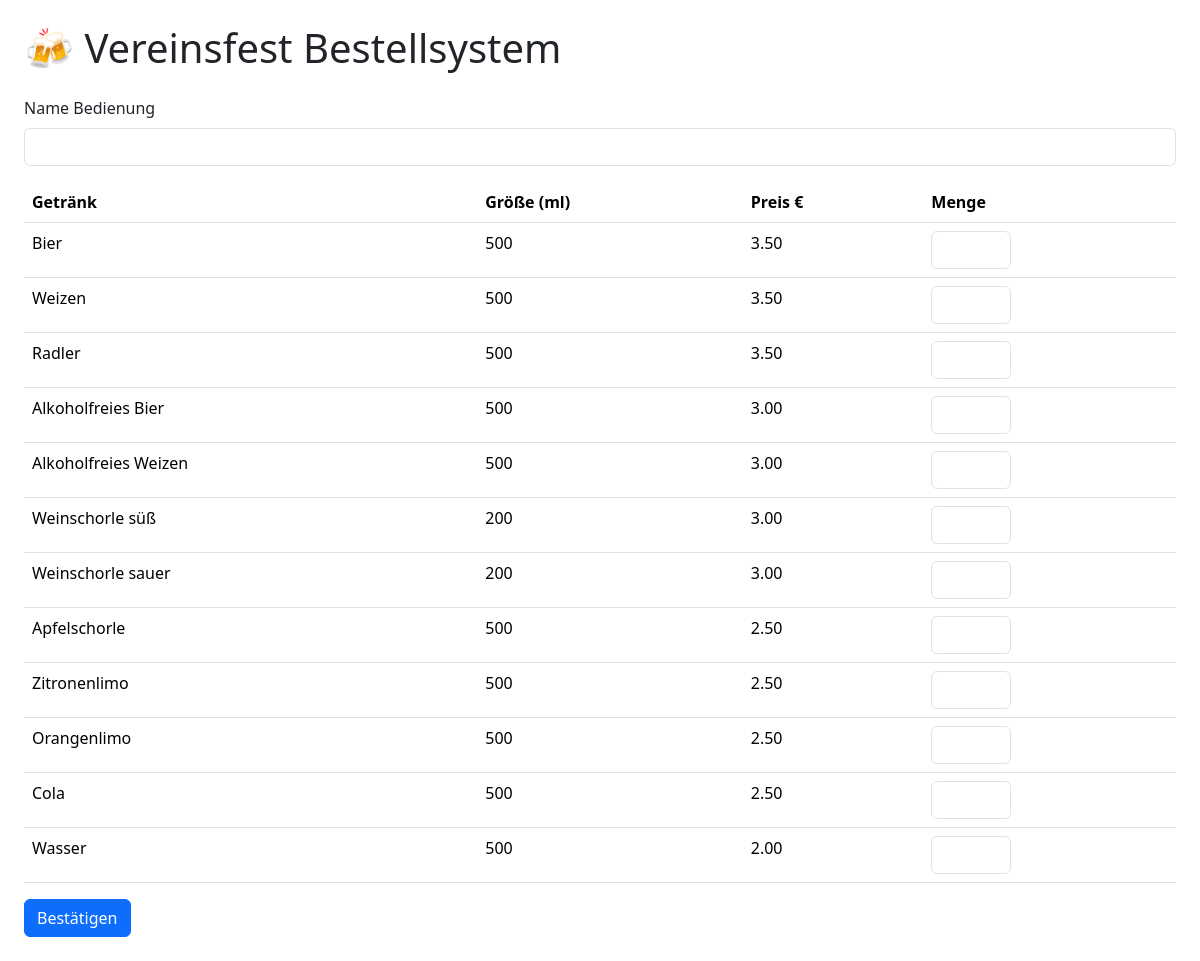
The page / on the database its author committed.
### app.py (models this page shows)
class Drink(db.Model):
    id       = db.Column(db.Integer, primary_key=True)
    name     = db.Column(db.String(40), nullable=False)
    size_ml  = db.Column(db.Integer, nullable=False)
    price    = db.Column(db.Numeric(5, 2), nullable=False)

### app.py (the view, shortened to what this page needs)
@app.route('/', methods=['GET', 'POST'])
def order():
    drinks = Drink.query.all()
    return render_template('order.html', drinks=drinks)

### templates/order.html (shortened to what this page needs)
{% extends "layout.html" %}
{% block content %}
<form method="post">
  <div class="mb-3">
    <label class="form-label">Name Bedienung</label>
    <input class="form-control" name="waiter_name" required>
  </div>
  <table class="table">
    <thead><tr><th>Getränk</th><th>Größe (ml)</th><th>Preis €</th><th>Menge</th></tr></thead>
    <tbody>
      {% for d in drinks %}
      <tr>
        <td>{{d.name}}</td><td>{{d.size_ml}}</td><td>{{ "%.2f"|format(d.price) }}</td>
        <td><input type="number" min="0" name="qty_{{d.id}}" class="form-control" style="width:80px"></td>
      </tr>
      {% endfor %}
    </tbody>
  </table>
  <button class="btn btn-primary">Bestätigen</button>
</form>
{% endblock %}

### templates/layout.html (shortened to what this page needs)
<!doctype html>
<html lang="de">
<head>
  <link rel="stylesheet"
        href="https://cdn.jsdelivr.net/npm/bootstrap@5.3.3/dist/css/bootstrap.min.css">
</head>
<body class="p-4">
  <h1 class="mb-4">🍻 Vereinsfest Bestellsystem</h1>
  {% block content %}{% endblock %}
</body>
</html>

### rows shown on the page
Drink: name "Bier", size_ml "500", price "3.50"
Drink: name "Weizen", size_ml "500", price "3.50"
Drink: name "Radler", size_ml "500", price "3.50"
Drink: name "Alkoholfreies Bier", size_ml "500", price "3.00"
Drink: name "Alkoholfreies Weizen", size_ml "500", price "3.00"
Drink: name "Weinschorle süß", size_ml "200", price "3.00"
Drink: name "Weinschorle sauer", size_ml "200", price "3.00"
Drink: name "Apfelschorle", size_ml "500", price "2.50"
Drink: name "Zitronenlimo", size_ml "500", price "2.50"
Drink: name "Orangenlimo", size_ml "500", price "2.50"
Drink: name "Cola", size_ml "500", price "2.50"
Drink: name "Wasser", size_ml "500", price "2.00"
